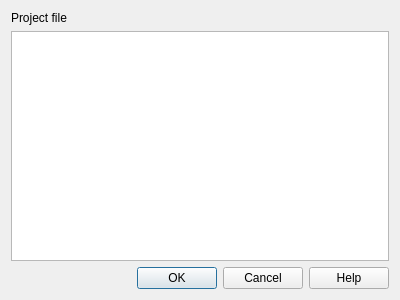
<?xml version="1.0" encoding="UTF-8"?>
<ui version="4.0">
 <class>QgsProjectLayerGroupDialogBase</class>
 <widget class="QDialog" name="QgsProjectLayerGroupDialogBase">
  <property name="geometry">
   <rect>
    <x>0</x>
    <y>0</y>
    <width>400</width>
    <height>300</height>
   </rect>
  </property>
  <property name="windowTitle">
   <string>Select Layers and Groups to Embed</string>
  </property>
  <layout class="QGridLayout" name="gridLayout">
   <item row="0" column="0">
    <layout class="QHBoxLayout" name="horizontalLayout" stretch="0,1">
     <item>
      <widget class="QLabel" name="mProjectFileLabel">
       <property name="text">
        <string>Project file</string>
       </property>
      </widget>
     </item>
     <item>
      <widget class="QgsFileWidget" name="mProjectFileWidget" native="true">
       <property name="focusPolicy">
        <enum>Qt::StrongFocus</enum>
       </property>
      </widget>
     </item>
    </layout>
   </item>
   <item row="2" column="0">
    <widget class="QDialogButtonBox" name="mButtonBox">
     <property name="orientation">
      <enum>Qt::Horizontal</enum>
     </property>
     <property name="standardButtons">
      <set>QDialogButtonBox::Cancel|QDialogButtonBox::Help|QDialogButtonBox::Ok</set>
     </property>
    </widget>
   </item>
   <item row="1" column="0">
    <widget class="QgsLayerTreeView" name="mTreeView">
     <property name="selectionMode">
      <enum>QAbstractItemView::ExtendedSelection</enum>
     </property>
     <attribute name="headerDefaultSectionSize">
      <number>0</number>
     </attribute>
    </widget>
   </item>
  </layout>
 </widget>
 <customwidgets>
  <customwidget>
   <class>QgsLayerTreeView</class>
   <extends>QTreeView</extends>
   <header>qgis.gui</header>
  </customwidget>
  <customwidget>
   <class>QgsFileWidget</class>
   <extends>QWidget</extends>
   <header>qgis.gui</header>
   <container>1</container>
  </customwidget>
 </customwidgets>
 <tabstops>
  <tabstop>mProjectFileWidget</tabstop>
  <tabstop>mTreeView</tabstop>
 </tabstops>
 <resources/>
 <connections/>
</ui>
